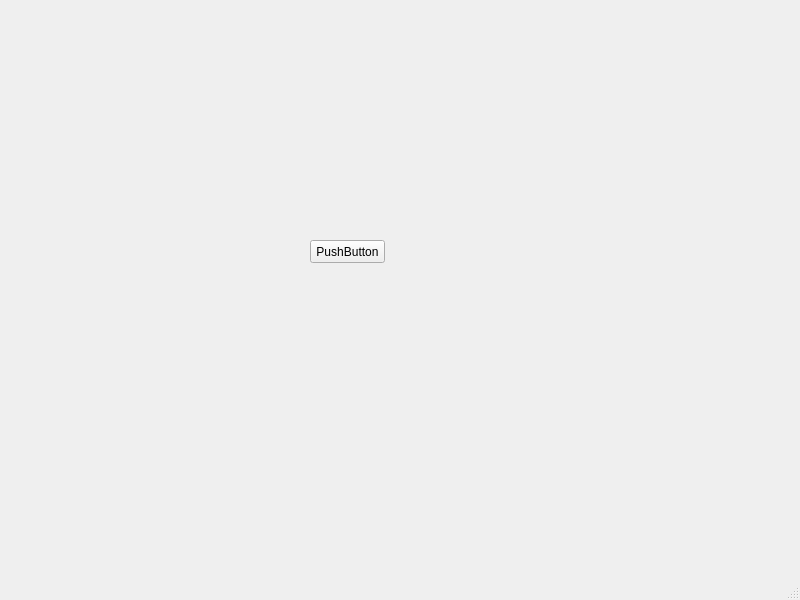
<?xml version="1.0" encoding="UTF-8"?>
<ui version="4.0">
 <class>MainWindow</class>
 <widget class="QMainWindow" name="MainWindow">
  <property name="geometry">
   <rect>
    <x>0</x>
    <y>0</y>
    <width>800</width>
    <height>600</height>
   </rect>
  </property>
  <property name="windowTitle">
   <string>MainWindow</string>
  </property>
  <widget class="QWidget" name="centralwidget">
   <widget class="QPushButton" name="pushButton">
    <property name="geometry">
     <rect>
      <x>310</x>
      <y>240</y>
      <width>75</width>
      <height>23</height>
     </rect>
    </property>
    <property name="text">
     <string>PushButton</string>
    </property>
   </widget>
  </widget>
  <widget class="QMenuBar" name="menubar">
   <property name="geometry">
    <rect>
     <x>0</x>
     <y>0</y>
     <width>800</width>
     <height>23</height>
    </rect>
   </property>
  </widget>
  <widget class="QStatusBar" name="statusbar"/>
 </widget>
 <resources/>
 <connections/>
</ui>
